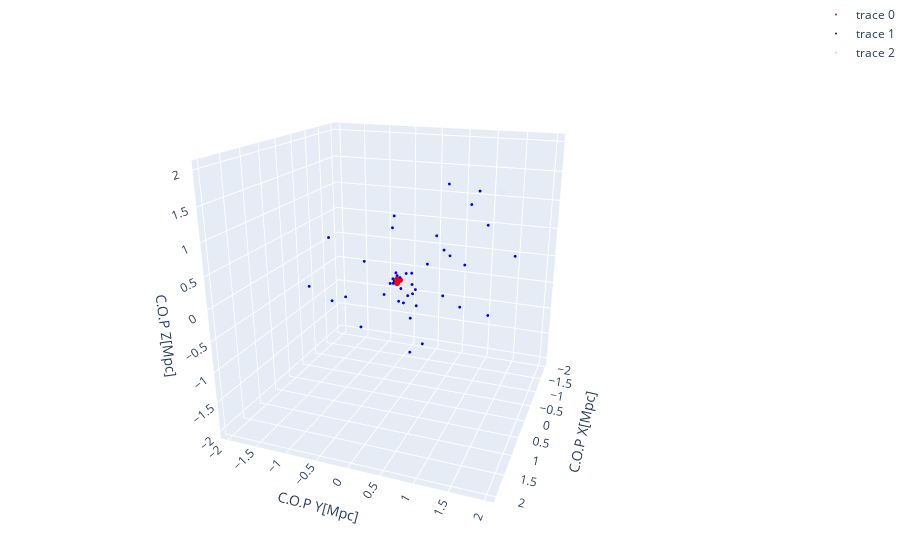

The code cell stored with this chart in its notebook:
### Markdown cell above
**Ploteo en 3D**

### Code cell
xvar_1= N_2['CentreOfPotential_x'].iloc[0:3]-float(xmax)
yvar_1= N_2['CentreOfPotential_y'].iloc[0:3]-float(ymax)
zvar_1= N_2['CentreOfPotential_z'].iloc[0:3]-float(zmax)

xvar_2= N_2['CentreOfPotential_x'].iloc[3:]-float(xmax)
yvar_2= N_2['CentreOfPotential_y'].iloc[3:]-float(ymax)
zvar_2= N_2['CentreOfPotential_z'].iloc[3:]-float(zmax)

x_lim = [-2,2]
y_lim = [-2,2]
z_lim = [-2,2]

fig = go.Figure(data=[go.Scatter3d(
    x=xvar_1,
    y=yvar_1,
    z=zvar_1,
    mode='markers',
    marker=dict(
        size = 2,
        color='red',
        opacity=1
    )
    ),go.Scatter3d(
        x=xvar_2,
        y=yvar_2,
        z=zvar_2,
        mode='markers',
        marker=dict(
        size = 1,
        color='blue',
        opacity=1
    )      
    ),go.Scatter3d(
        x=x_lim,
        y=y_lim,
        z=z_lim,
        mode='markers',
        marker=dict(
        size=0,
        color='blue',
        opacity=0.01))
                     ])

# tight layout
fig.update_layout(scene = dict(
                    xaxis_title='C.O.P X[Mpc]',
                    yaxis_title='C.O.P Y[Mpc]',
                    zaxis_title='C.O.P Z[Mpc]'),
                    width=70,
                    margin =dict(l=0, r=0, b=0, t=0))



fig.show()

### Figure 1 — Plotly figure (JSON) as saved in the notebook; plotly's stock layout.template omitted (floating-point values rounded to 4 significant figures)
{"data": [{"marker": {"color": "red", "opacity": 1, "size": 2}, "mode": "markers", "type": "scatter3d", "x": [0, 0.04123, -0.02126], "y": [0, -0.03376, -0.05775], "z": [0, 0.02166, -0.06688]}, {"marker": {"color": "blue", "opacity": 1, "size": 1}, "mode": "markers", "type": "scatter3d", "x": [0.06131, -0.01674, 0.03464, 0.05082, -0.0272, 0.04243, 0.09333, -0.239, 0.04169, -0.1268, 0.257, -0.1993, -0.1063, 0.3151, -0.05327, -0.2104, 0.031, 0.01802, -0.3399, -0.02835, 0.4433, -0.5937, 0.6455, -0.6074, 0.3029, 0.3835, -0.3952, -0.7886, 0.02929, 0.7504, -1.052, 0.2074, 0.2739, 0.5096, 0.6468, -0.4034, -0.8252, 1.237, -0.6039, -1.408, -0.6193, -0.4131, 0.4567], "y": [0.02181, -0.07915, -0.1087, -0.09664, -0.1091, -0.1531, 0.1379, 0.1111, 0.1454, 0.2162, 0.0284, 0.1415, 0.0182, 0.3161, 0.2575, -0.1048, 0.4646, 0.1825, -0.4156, 0.7066, -0.4203, -0.2095, 0.1966, 0.5359, -0.8215, -0.527, -0.2493, -0.4338, 0.3973, -0.8406, 0.5094, 0.2465, 1.126, 0.7575, 1.172, 1.356, 1.197, -0.6123, 1.7, 0.7631, 1.091, -1.87, 0.9112], "z": [0.06467, -0.0738, 0.01886, -0.05204, -0.04559, -0.06377, 0.1591, 0.04965, -0.2318, -0.1797, 0.2124, -0.2884, -0.4311, 0.07639, -0.4263, -0.4596, 0.3332, -0.6259, -0.4294, -0.1832, 0.4036, -0.3854, 0.317, 0.38, -0.2909, -0.7394, 0.9306, 0.6106, -1.042, -0.1927, 0.1421, -1.136, 0.4767, 0.9527, -0.04519, -0.57, 0.8059, 0.9854, 0.4091, 0.974, 1.396, -0.5044, 1.71]}, {"marker": {"color": "blue", "opacity": 0.01, "size": 0}, "mode": "markers", "type": "scatter3d", "x": [-2, 2], "y": [-2, 2], "z": [-2, 2]}], "layout": {"autosize": true, "margin": {"b": 0, "l": 0, "r": 0, "t": 0}, "scene": {"aspectmode": "auto", "aspectratio": {"x": 1, "y": 1, "z": 1}, "camera": {"center": {"x": 0, "y": 0, "z": 0}, "eye": {"x": 2.225, "y": 0.8402, "z": 0.8741}, "projection": {"type": "perspective"}, "up": {"x": 0, "y": 0, "z": 1}}, "xaxis": {"title": {"text": "C.O.P X[Mpc]"}, "type": "linear"}, "yaxis": {"title": {"text": "C.O.P Y[Mpc]"}, "type": "linear"}, "zaxis": {"title": {"text": "C.O.P Z[Mpc]"}, "type": "linear"}}}}
